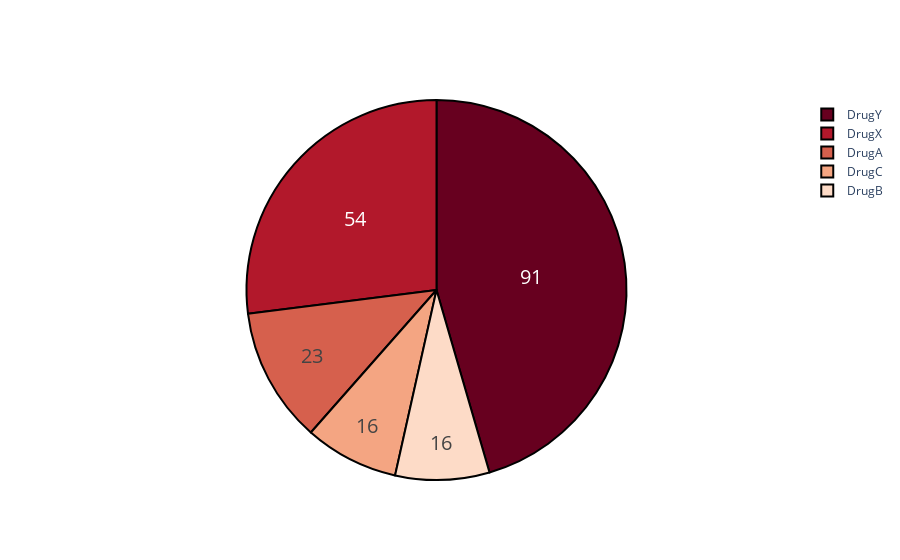

Notebook source saved alongside this figure:
### Code cell
# visualize the number of Drug
fig=go.Figure(data=[go.Pie(labels=['DrugY','DrugX','DrugA','DrugC','DrugB'],values=[91,54,23,16,16])])
fig.update_traces(hoverinfo='label+percent',textinfo='value',textfont_size=20,marker=dict(colors=px.colors.sequential.RdBu,line=dict(color='#000000',width=2)))
fig.show()

### Figure 1 — Plotly figure (JSON) as saved in the notebook; plotly's stock layout.template omitted (floating-point values rounded to 4 significant figures)
{"data": [{"hoverinfo": "label+percent", "labels": ["DrugY", "DrugX", "DrugA", "DrugC", "DrugB"], "marker": {"colors": ["rgb(103,0,31)", "rgb(178,24,43)", "rgb(214,96,77)", "rgb(244,165,130)", "rgb(253,219,199)", "rgb(247,247,247)", "rgb(209,229,240)", "rgb(146,197,222)", "rgb(67,147,195)", "rgb(33,102,172)", "rgb(5,48,97)"], "line": {"color": "#000000", "width": 2}}, "textfont": {"size": 20}, "textinfo": "value", "type": "pie", "values": [91, 54, 23, 16, 16]}], "layout": {}}
